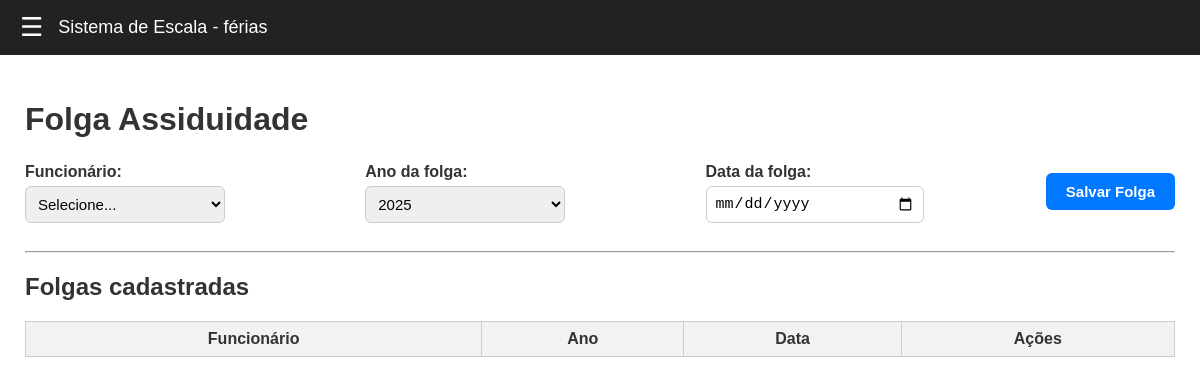
The app's page /abono-folga, older data.
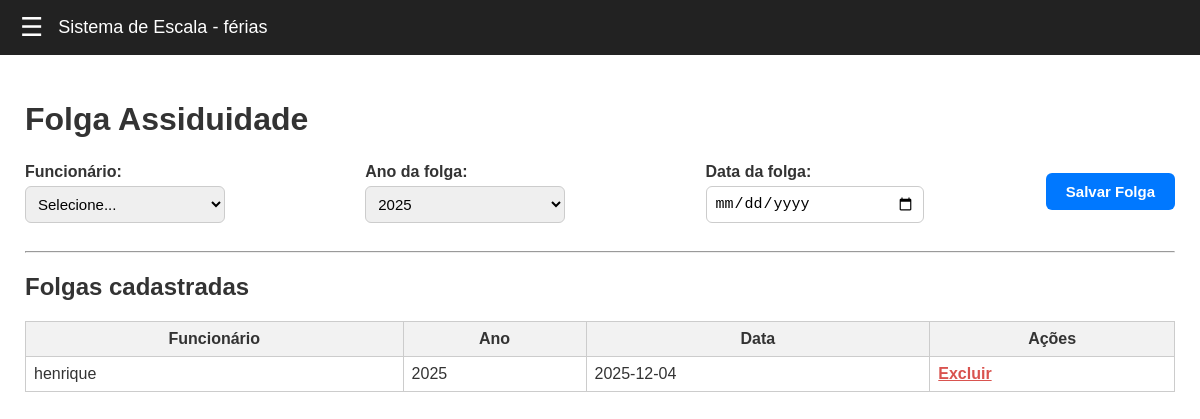
The same page, newer data.
### tables this page shows
CREATE TABLE folga_assiduidade (
            id INTEGER PRIMARY KEY AUTOINCREMENT,
            funcionario_id INTEGER NOT NULL,
            ano INTEGER NOT NULL,
            data_folga TEXT NOT NULL,
            FOREIGN KEY (funcionario_id) REFERENCES funcionarios(id)
        );

CREATE TABLE funcionarios (
            id INTEGER PRIMARY KEY AUTOINCREMENT,
            nome TEXT NOT NULL
        );

### routes/folga_routes.py (the view)
@folga_bp.route("/abono-folga")
def pagina_abono_folga():
    funcionarios = listar_funcionarios()
    folgas = listar_folgas()
    ano_atual = datetime.now().year
    ano_proximo = ano_atual + 1
    return render_template(
        "abono-folga.html",
        funcionarios=funcionarios,
        folgas=folgas,
        ano_atual=ano_atual,
        ano_proximo=ano_proximo
    )

### database.py (called while the page is built)
def get_connection():
    return sqlite3.connect(DB_NAME)

### services/folga_service.py (called while the page is built)
def listar_folgas():
    conn = get_connection()
    cursor = conn.cursor()
    cursor.execute("""
        SELECT f.id, func.nome, f.ano, f.data_folga
        FROM folga_assiduidade f
        JOIN funcionarios func ON func.id = f.funcionario_id
        ORDER BY func.nome, f.ano;
    """)
    dados = cursor.fetchall()
    conn.close()
    return [
        {
            "id": row[0],
            "nome": row[1],
            "ano": row[2],
            "data_folga": row[3]
        }
        for row in dados
    ]

### services/funcionario_service.py (called while the page is built)
def listar_funcionarios():
    conn = get_connection()
    cursor = conn.cursor()
    cursor.execute("SELECT id, nome FROM funcionarios ORDER BY nome;")
    dados = cursor.fetchall()
    conn.close()
    return dados

### templates/abono-folga.html (shortened to what this page needs)
{% extends "base.html" %}
{% block content %}
<h1>Folga Assiduidade</h1>
<form action="/adicionar-folga" method="POST" id="formFolga" class="form-section">
    <div class="form-group">
        <label>Funcionário:</label>
        <select name="funcionario_folga_id" id="funcionario_folga_id" required>
            <option value="">Selecione...</option>
        </select>
    </div>
    <div class="form-group">
        <label>Ano da folga:</label>
        <select name="ano" id="ano" required>
            <option value="{{ ano_atual }}">{{ ano_atual }}</option>
        </select>
    </div>
    <div class="form-group">
        <label>Data da folga:</label>
        <input type="date" name="data_folga" id="data_folga" required>
    </div>
    <div class="form-buttons">
        <button type="submit" id="btnFolga" class="btn">Salvar Folga</button>
    </div>
</form>
<hr>
<h2>Folgas cadastradas</h2>
<table class="table">
    <tr>
        <th>Funcionário</th>
        <th>Ano</th>
        <th>Data</th>
        <th>Ações</th>
    </tr>
    {% for f in folgas %}
    <tr>
        <td>{{ f.nome }}</td>
        <td>{{ f.ano }}</td>
        <td>{{ f.data_folga }}</td>
        <td>
            <a href="/deletar-folga/{{ f.id }}" class="excluir">Excluir</a>
        </td>
    </tr>
    {% endfor %}
</table>
{% endblock %}

### templates/base.html (shortened to what this page needs)
<!DOCTYPE html>
<html lang="pt-br">
<head>
    <link rel="stylesheet" href="{{ url_for('static', filename='styles/styles.css') }}">
</head>
<body>
    <div class="topbar">
        <span class="hamburger" onclick="openMenu()">&#9776;</span>
        Sistema de Escala - férias
    </div>
    <div class="content">
        {% block content %}{% endblock %}
    </div>
</body>
</html>

### static/styles/styles.css (style rules this page uses)
:root { --cor-fundo-geral: #ffffff; --cor-texto: #333; --cor-topbar-fundo: #222; --cor-topbar-texto: #ffffff; --cor-menu-fundo: #333; --cor-menu-hover: #444; --cor-menu-texto: #ddd; --cor-menu-texto-hover: #fff; --cor-borda-tabela: #999; --cor-header-tabela: #f2f2f2; --cor-botao: #0078ff; --cor-botao-hover: #005fcc; --cor-botao-texto: #fff; --cor-danger: #d9534f; --cor-danger-hover: #c9302c; }
body { margin: 0; font-family: Arial, sans-serif; background: var(--cor-fundo-geral); color: var(--cor-texto); }
.content { padding: 25px; }
.topbar { background: var(--cor-topbar-fundo); color: var(--cor-topbar-texto); padding: 12px 20px; display: flex; align-items: center; font-size: 18px; }
.hamburger { font-size: 26px; cursor: pointer; margin-right: 15px; }
table { border-collapse: collapse; width: 100%; margin-top: 20px; }
table th { background: var(--cor-header-tabela); padding: 10px; border: 1px solid var(--cor-borda-tabela); }
table td { padding: 10px; border: 1px solid var(--cor-borda-tabela); }
input[type="text"], input[type="number"], input[type="date"], select { padding: 8px; margin-bottom: 10px; border: 1px solid var(--cor-borda-tabela); border-radius: 4px; width: 250px; }
button { padding: 8px 14px; background: var(--cor-botao); color: var(--cor-botao-texto); border: none; cursor: pointer; border-radius: 4px; }
a.excluir { color: var(--cor-danger); font-weight: bold; }
h1 { color: var(--cor-texto); margin-bottom: 15px; }
h2 { color: var(--cor-texto); }
.btn { grid-column: span 2; padding: 10px; background: var(--primary); color: white; border: none; cursor: pointer; }
.table { width: 100%; border-collapse: collapse; }
.table th, .table td { border: 1px solid #ccc; padding: 8px; }
.form-section { display: flex; justify-content: space-between; align-items: flex-start; gap: 25px; width: 100%; flex-wrap: nowrap; padding: 10px 0; }
.form-group { display: flex; flex-direction: column; min-width: 150px; max-width: 200px; }
.form-group label { font-weight: bold; margin-bottom: 5px; }
.form-group input, .form-group select { padding: 8px; border: 1px solid #ccc; border-radius: 6px; font-size: 15px; width: 100%; }
.form-buttons { display: flex; gap: 15px; align-items: center; margin-top: 10px; }
.form-buttons button { padding: 10px 20px; font-weight: bold; border-radius: 6px; font-size: 15px; }
.btn { background: #0078ff; color: white; border: none; }
@media (max-width: 1200px) { .form-section { flex-wrap: wrap; } }
@media (max-width: 1200px) { .form-group { width: calc(50% - 20px); } }

Row changes from the older to the newer data that the page shows:
added folga_assiduidade: nome "henrique", ano "2025", data_folga "2025-12-04"
